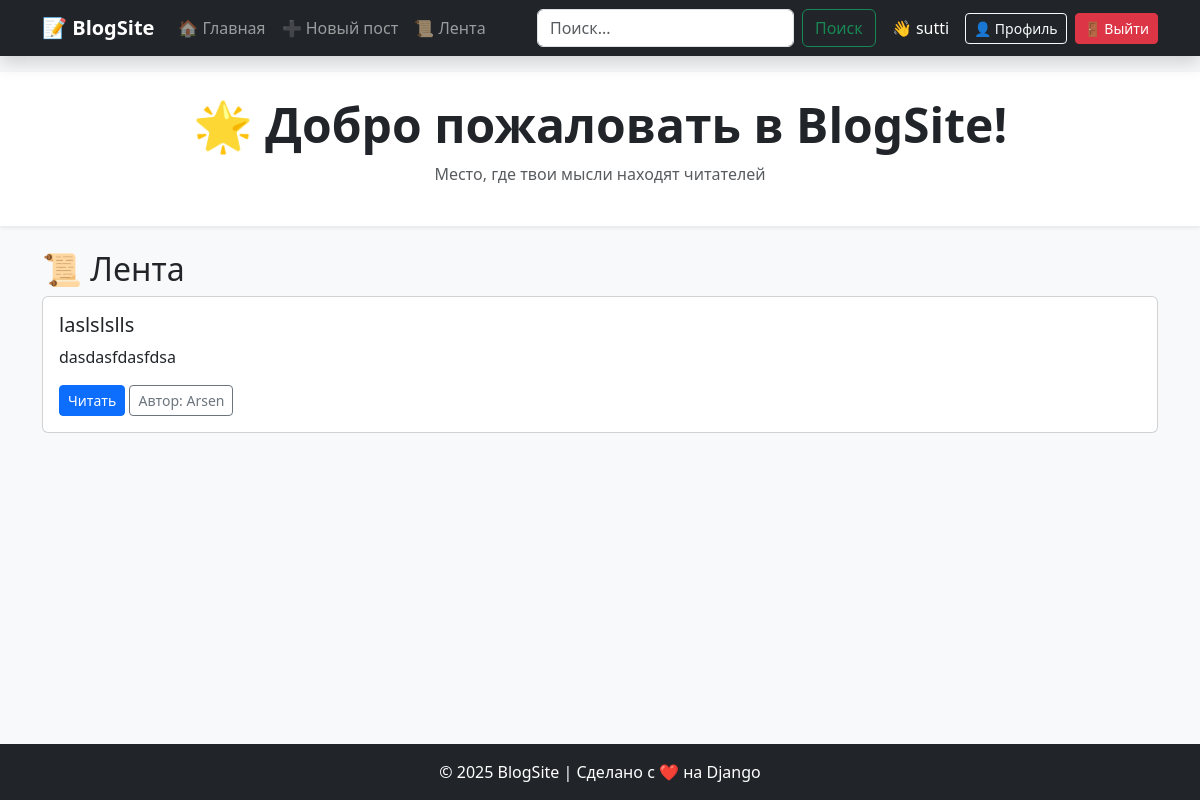
Page /feed/ (signed in) on the committed database.
### blog/models.py (models this page shows, shortened)
class Post(models.Model):
    title = models.CharField(max_length=200)
    content = models.TextField()
    image = models.ImageField(upload_to="post_images/", blank=True, null=True)
    created_at = models.DateTimeField(auto_now_add=True)
    updated_at = models.DateTimeField(auto_now=True)
    published = models.BooleanField(default=True)
    author = models.ForeignKey(User, on_delete=models.CASCADE, related_name="posts")
    tags = models.ManyToManyField(Tag, blank=True, related_name="posts")

### blog/views.py (the view)
# urls.py: path("feed/", views.feed, name="feed")
@login_required
def feed(request):
    following_users = request.user.following.values_list("following", flat=True)
    posts= Post.objects.filter(author__in=following_users).order_by("-created_at")
    return render(request, "blog/feed.html", {"posts": posts})

### blog/templates/blog/feed.html
{% extends "base.html" %}
{% block content %}
  <h2>📜 Лента</h2>
  {% if posts %}
    {% for post in posts %}
      <div class="card mb-3">
        <div class="card-body">
          <h5>{{ post.title }}</h5>
          <p>{{ post.content|truncatewords:20 }}</p>
          <a href="{% url 'post_detail' post.pk %}" class="btn btn-sm btn-primary">Читать</a>
          <a href="{% url 'user_profile' post.author.username %}" class="btn btn-sm btn-outline-secondary">Автор: {{ post.author.username }}</a>
        </div>
      </div>
    {% endfor %}
  {% else %}
    <div class="alert alert-info">Пока нет постов в ленте. Подпишись на авторов!</div>
  {% endif %}
{% endblock %}

### templates/base.html (shortened to what this page needs)
<!DOCTYPE html>
<html lang="ru">
<head>
    <link href="https://cdn.jsdelivr.net/npm/bootstrap@5.3.2/dist/css/bootstrap.min.css" rel="stylesheet">
</head>
<body class="bg-light d-flex flex-column min-vh-100">
    <nav class="navbar navbar-expand-lg navbar-dark bg-dark shadow">
        <div class="container">
            <a class="navbar-brand fw-bold" href="{% url 'post_list' %}">📝 BlogSite</a>
            <div class="collapse navbar-collapse" id="navbarNav">
                <ul class="navbar-nav me-auto mb-2 mb-lg-0">
                    <li class="nav-item">
                        <a class="nav-link" href="{% url 'post_list' %}">🏠 Главная</a>
                    </li>
                    <li class="nav-item">
                        <a class="nav-link" href="{% url 'post_create' %}">➕ Новый пост</a>
                    </li>
                    <li class="nav-item">
                        <a class="nav-link" href="{% url 'feed' %}">📜 Лента</a>
                    </li>
                </ul>
                <form class="d-flex me-3" role="search" action="{% url 'post_search' %}" method="get">
                    <input class="form-control me-2" type="search" placeholder="Поиск..." aria-label="Search"
                           name="q" value="{{ request.GET.q }}">
                    <button class="btn btn-outline-success" type="submit">Поиск</button>
                </form>
                <ul class="navbar-nav">
                    {% if user.is_authenticated %}
                        <li class="nav-item d-flex align-items-center me-3">
                            <span class="text-white">👋 {{ user.username }}</span>
                        </li>
                        <li class="nav-item">
                            <a class="btn btn-outline-light btn-sm me-2" href="{% url 'my_profile' %}">👤 Профиль</a>
                        </li>
                        <li class="nav-item">
                            <form action="{% url 'logout' %}" method="post" class="d-inline">
                                <button type="submit" class="btn btn-danger btn-sm">🚪 Выйти</button>
                            </form>
                        </li>
                    {% endif %}
                </ul>
            </div>
        </div>
    </nav>
    <header class="bg-white shadow-sm py-4 mb-4">
        <div class="container text-center">
            <h1 class="fw-bold display-5">🌟 Добро пожаловать в BlogSite!</h1>
            <p class="text-muted">Место, где твои мысли находят читателей</p>
        </div>
    </header>
    <main class="container mb-5 flex-grow-1">
        {% block content %}{% endblock %}
    </main>
    <footer class="bg-dark text-white py-3 mt-auto">
        <div class="container text-center">
            <p class="mb-0">© 2025 BlogSite | Сделано с ❤️ на Django</p>
        </div>
    </footer>
</body>
</html>

### rows in the picture
Post: title "laslslslls", content "dasdasfdasfdsa", author.username "Arsen"

### other values in the picture
{{ user.username }} "sutti"
